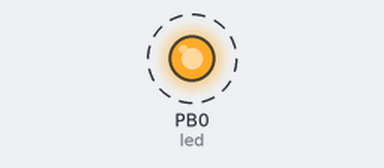
Recording of a program running on a simulated pyboard running MicroPython. On the bench: output pins drawn as LEDs (lit = HIGH). Dashed ring = blinking. What the program prints to the serial console is not drawn.

Above: at 0.5 s.
Timing chart, 0 to 4.6 s (numbered marks = the images above):
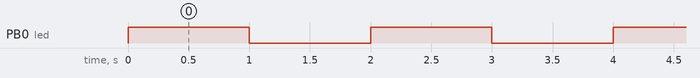

Measured:
- by itself, PB0 (led): alternates HIGH for 1.0 s and LOW for 1.0 s

The program:

bb_blink_pb0.py
```python
# (licence header left out)
from pyb import Pin
import time

led = Pin("PB0", Pin.OUT)

print("Blink PB0")
while True:
    led.on()
    time.sleep(1)
    led.off()
    time.sleep(1)
```
